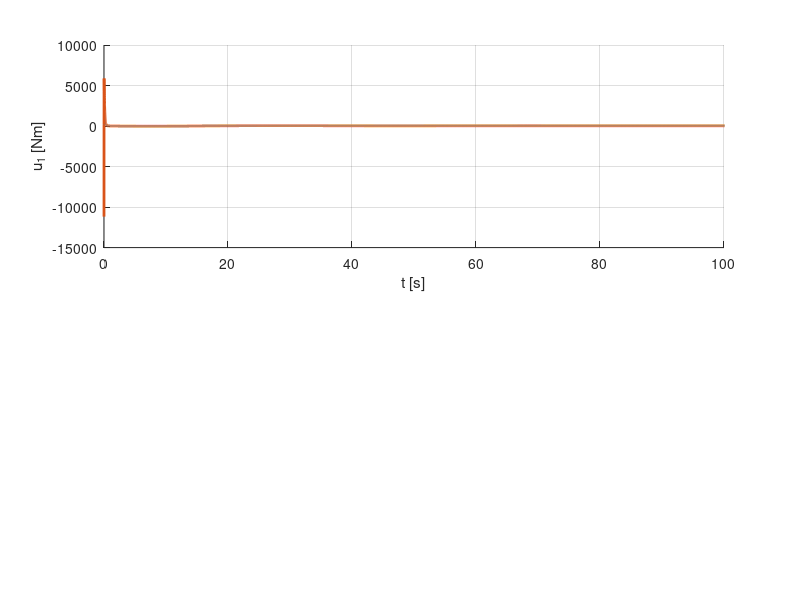

Write the MATLAB code that produced this figure. (Note: this script raises an error after producing the figure.)
clc
clear
close all

error_dar_tau2 = load("./tau=2/no_mass/error.txt");
error_dar_tau4 = load("./tau=4/error.txt");

control_dar_tau2 = load("./tau=2/no_mass/control_DAR.txt");
control_dar_tau4 = load("./tau=4/control_DAR.txt");

dt = 0.005;
dim = max(size(error_dar_tau4));
index = 0.0;
time = zeros(1,dim);

for i=1:dim
    time(i) = index;
    index = index+0.005;
end

%% reference

t = 0:0.0001:600;

ref = [0.4*cos(t);-0.4*cos(t)];
ref_dot = [-0.4*sin(t);0.4*sin(t)];
ref_ddot = [-0.4*cos(t);0.4*cos(t)];

figure()

subplot(211)
hold on; grid on;
plot(time(1:end),control_dar_tau2(:,1),time(1:end),control_dar_tau4(:,1),'linewidth',2)
xlabel("t [s]")
ylabel("u_1 [Nm]")
xlim([0,100])
legend("\tau=2","\tau=4",'Location','se')

subplot(212)
hold on; grid on;
plot(time(1:end),control_dar_tau2(:,2),time(1:end),control_dar_tau4(:,2),'linewidth',2)
xlabel("t [s]")
ylabel("u_2 [Nm]")
xlim([0,100])
%legend("DAR","SMC","FBL",'Location','nw')

%title('control')
%saveas(gcf,'control.eps','epsc')

figure()

l = 300/dt;

subplot(211)
hold on; grid on;
plot(time(1:l),error_dar_tau2(1:l,1),time(1:l),error_dar_tau4(1:l,1),'linewidth',2)
xlabel("t [s]")
ylabel("\theta_{e1} [rad]")
%xlim([0,100])
legend("\tau=2","\tau=4",'Location','se')

% axes('Position',[.73 .73 .15 .15])
% box on;
% hold on; grid on;
% plot(time(1,80000:end),error_dar_tau2(80000:end,1),'linewidth',1.5);
% plot(time(1,80000:end),error_dar_tau4(80000:end,1),'linewidth',1.5);

subplot(212)
hold on; grid on;
plot(time(1:l),error_dar_tau2(1:l,2),time(1:l),error_dar_tau4(1:l,2),'linewidth',2)
xlabel("t [s]")
ylabel("\theta_{e2} [rad]")
%xlim([0,100])

% axes('Position',[.73 .26 .15 .15])
% box on;
% hold on; grid on;
% plot(time(1,80000:end),error_dar_tau2(80000:end,1),'linewidth',1.5);
% plot(time(1,80000:end),error_dar_tau4(80000:end,1),'linewidth',1.5);

saveas(gcf,'error_comp_tau.eps','epsc')
saveas(gcf,'error_comp_tau.fig')


